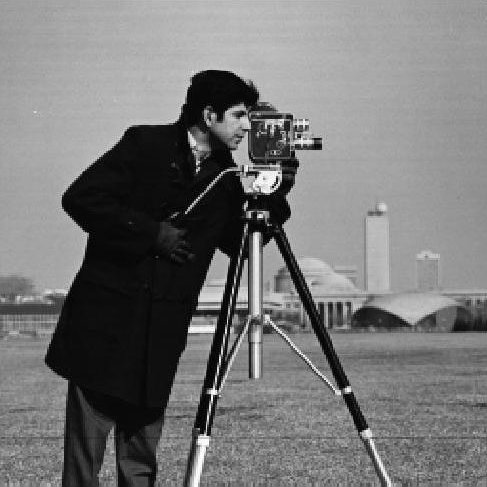
#> input picture rotation scaling translation/camaraman.png, 487 x 487 px
$ python translation.py
#> lines starting #> are read from the running program, lines starting #| are printed output that depends on the picture
# translation

import cv2
import numpy as np
M = np.float32([[1,0,100],[0,1,50]])
try:
	img = cv2.imread('camaraman.png')
#> img is the input picture: shape (487, 487, 3); min 0, max 255, mean 118.6
	(rows,cols)=img.shape[:2]
#> rows = 487; cols = 487
	img_translation = cv2.warpAffine(img,M,(cols,rows))
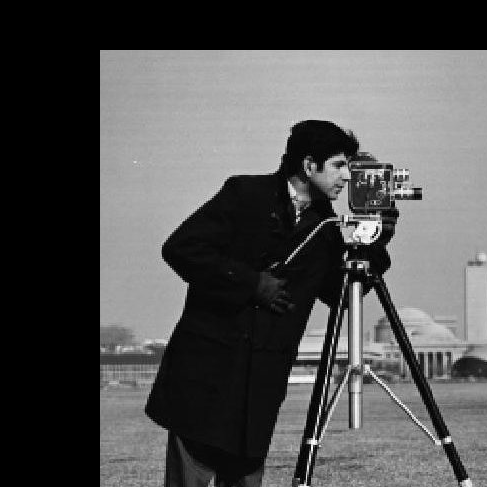
#> img_translation: shape (487, 487, 3); min 0, max 255, mean 81.1
	cv2.imwrite('translation.png',img_translation)
	cv2.imshow('translation',img_translation)
	cv2.waitKey()
except IOError:
	print('Error while readning files !!!')
